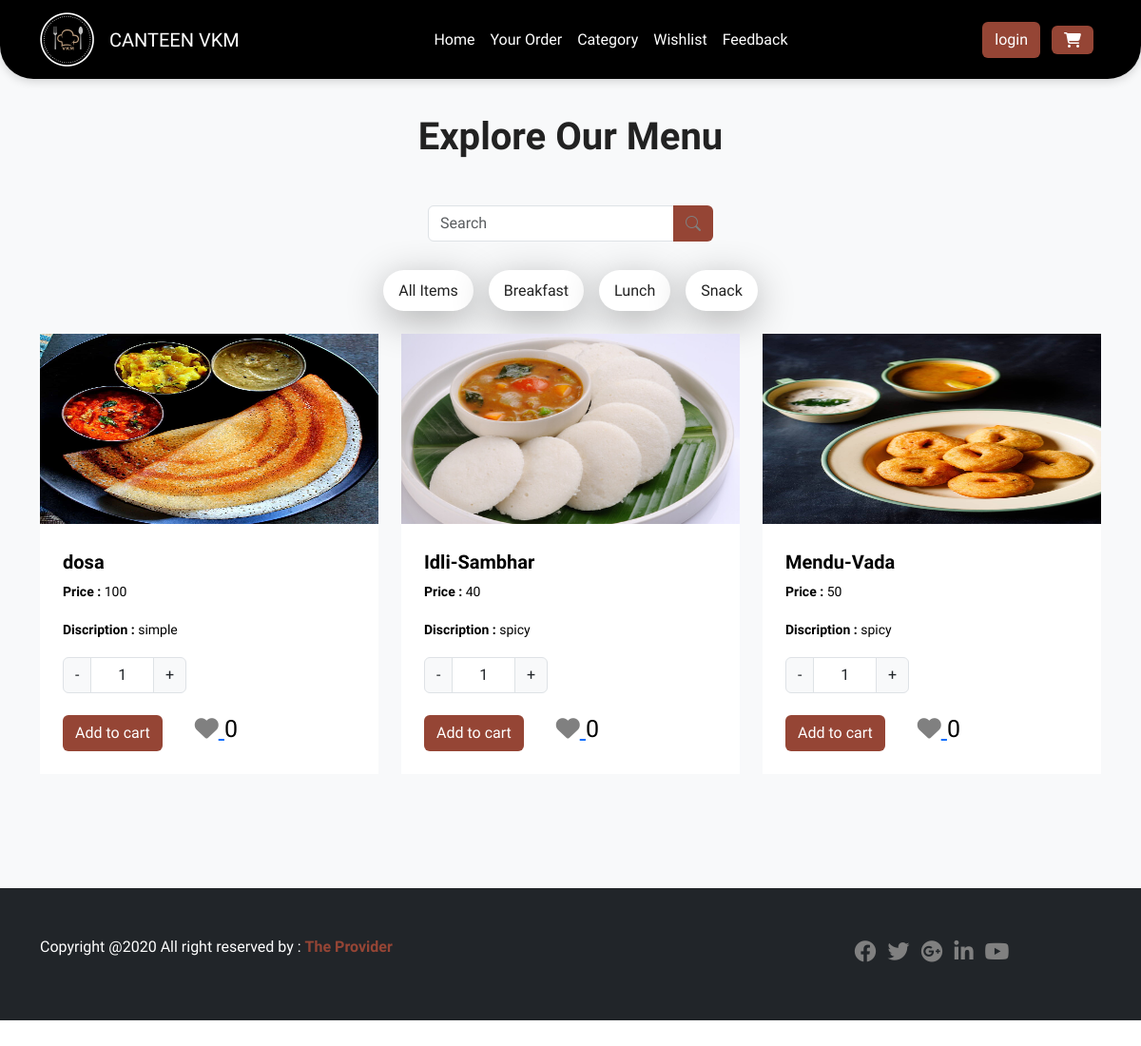
Page /menulist.php?id=7 on the committed database.
### tables this page shows
CREATE TABLE `menutb` (
  `MenuId` int(11) NOT NULL,
  `FoodName` varchar(20) NOT NULL,
  `Price` int(11) NOT NULL,
  `Discription` varchar(40) NOT NULL,
  `Image` varchar(40) NOT NULL,
  `CategoryId` int(11) NOT NULL,
  `type` varchar(20) NOT NULL
);

### menulist.php (the view, shortened to what this page needs)
<?php
include "header.php";
$id = $_GET['id'];
$cid = $_SESSION['cid'];  ?>
<!DOCTYPE html>
<html lang="en">
<head>
    <link rel="stylesheet" href="assets/css/bootstrap.min.css">
    <link rel="stylesheet" href="style.css">
    <link rel="stylesheet" href="https://cdnjs.cloudflare.com/ajax/libs/font-awesome/6.4.0/css/all.min.css">
    <link rel="stylesheet" href="https://cdn.jsdelivr.net/npm/bootstrap-icons@1.10.4/font/bootstrap-icons.css">
    <link rel="stylesheet" href="https://cdnjs.cloudflare.com/ajax/libs/font-awesome/6.4.0/css/fontawesome.min.css">
</head>
<body>
    <section id="menu" class="bg-light">
        <div class="container">
            <div class="row">
                <div class="col-12 intro-text">
                    <h1>Explore Our Menu</h1>
                </div>
            </div>
        </div>
        <div>
            <form class="d-flex mx-auto" method="post" id="lets_search" action="menusearch.php" style="width:300px; height:20px; margin-right:80px">
                <div class="input-group mb-5">
                    <input type="text" name="search" id="str" class="form-control" placeholder="Search" aria-label="Recipient's username" aria-describedby="button-addon2">
                    <button class="btn" name="searchbtn" type="submit" id="button-addon2" value="<?php echo $id ?>"><i class="bi bi-search"></i></button>
                </div>
            </form>
        </div>
        <div class="container mt-5">
            <ul class="nav nav-pills mb-4 justify-content-center" id="pills-tab" role="tablist">
                <li class="nav-item" role="presentation">
                    <button class="nav-link" id="pills-all-tab" data-bs-toggle="pill" data-bs-target="#pills-all" type="button" role="tab" aria-controls="pills-all" aria-selected="true">All Items</button>
                </li>
                <li class="nav-item" role="presentation">
                    <button class="nav-link" id="pills-breakfast-tab" data-bs-toggle="pill" data-bs-target="#pills-breakfast" type="button" role="tab" aria-controls="pills-breakfast" aria-selected="true">Breakfast</button>
                </li>
                <li class="nav-item" role="presentation">
                    <button class="nav-link" id="pills-lunch-tab" data-bs-toggle="pill" data-bs-target="#pills-lunch" type="button" role="tab" aria-controls="pills-lunch" aria-selected="true">Lunch</button>
                </li>
                <li class="nav-item" role="presentation">
                    <button class="nav-link" id="pills-snack-tab" data-bs-toggle="pill" data-bs-target="#pills-snack" type="button" role="tab" aria-controls="pills-snack" aria-selected="true">Snack</button>
                </li>
            </ul>
            <div class="tab-content" id="pills-tabContent">
                <div class="tab-pane fade show active" id="pills-all" role="tabpanel" aria-labelledby="pills-all-tab" tabindex="0">
                    <div class="row gy-4">
                        <?php
                        include 'conn.php';
                        $data = "select * from menutb where CategoryId='$id'";
                        $res = mysqli_query($con, $data);
                        while ($row = mysqli_fetch_assoc($res)) {
                        ?>
                            <div class="col-lg-4 col-sm-6">
                                <div class="menu-item bg-white shadow-on-hover product_data">
                                    <?php $mid =$row['MenuId'];?>
                                    <img src="admin/<?php echo $row['Image']; ?>" alt="" height="200px" width="100%">
                                    <div class="menu-item-content p-4">
                                        <h5 class="mt-1 mb-2"><a href="#" style="text-decoration: none;color:black"><b> <?php echo $row['FoodName'] ?></b></a></h5>
                                        <p class="small"><b>Price : </b><?php echo $row['Price'] ?></p>
                                        <p class="small"><b>Discription :</b> <?php echo $row['Discription'] ?>
                                        <div class="addcart">
                                            <div class="qty col-md-4 my-3">
                                                <div class="input-group mb-3" style="width:130px;">
                                                    <button class="input-group-text decrement-btn">-</button>
                                                    <input type="text" class="form-control text-center input-qty bg-white" value="1" disabled>
                                                    <button class="input-group-text increment-btn">+</button>
                                                </div>
                                            </div>
                                            <button type="button" class="btn addtocart" value="<?php echo $row['MenuId'] ?>">Add to cart</button>
                                             <?php
                                             $sql ="select * from wishlist where CustomerId= '$cid' and MenuId='$mid'";
                                             $sql_run =mysqli_query($con,$sql);
                                             if(mysqli_num_rows($sql_run) == 1)
                                             {
                                                $flag = 1;
                                                if($flag == 1)
                                                {
                                                echo  '<button class="btn1 mx-4" style="border:none; text-decoration:none;background-color:white" value="'. $row['MenuId'] .'">
                                                     <a href="wishlist.php?mid='.$row['MenuId'].'" class="like heart" style="font-size:25px">
                                                         <i class="fa fa-heart"></i>
                                                     </a>
                                                 ';
                                                  $sql_count = "SELECT COUNT(*) as count FROM `wishlist` where MenuId='$mid'";
                                                  $sql_count_run =mysqli_query($con,$sql_count);
                                                  if(mysqli_num_rows($sql_count_run) >0){
                                                    $rowsql = mysqli_fetch_assoc($sql_count_run);
                                                  $countrow =$rowsql['count'];
                                                  echo '<a style="font-size:25px;text-decoration:none;">'.$countrow.'</a> </button>';
                                                  }
                                                }
                                             }else{
                                                echo  '<button class="btn1 mx-4" style="border:none; text-decoration:none;background-color:white" value="'. $row['MenuId'] .'">
                                                <a href="wishlist.php?mid='.$row['MenuId'].'" class="like" style="font-size:25px">
                                                    <i class="fa fa-heart"></i>
                                                </a>
                                            ';
                                            $sql_count1 = "SELECT COUNT(*) as count FROM `wishlist` where MenuId='$mid'";
                                                  $sql_count_run1 =mysqli_query($con,$sql_count1);
                                                  if(mysqli_num_rows($sql_count_run1) >0){
                                                    $rowsql1 = mysqli_fetch_assoc($sql_count_run1);
                                                  $countrow =$rowsql1['count'];
                                                  echo '<a style="font-size:25px;text-decoration:none;">'.$countrow.'</a> </button>';
                                                  }
                                             }
                                             ?>
                                        </div>
                                    </div>
                                </div>
                            </div>
                       <?php }?>
                    </div>
                </div>
            </div>
        </div>
    </section>
    <?php include "footer.php" ?>
</body>
</html>

### style.css (style rules this page uses)
body { font-family: "Spline Sans", sans-serif; height: 3000px; overflow-x: hidden; line-height: 1.7; color: black; }
h1,h2,h3,h4,h5,h6 { font-weight: 600; color: #222; }
.nav-link { color: white; text-decoration: none; transition: all 0.4s; }
i { color: gray; }
section { padding-top: 120px; padding-bottom: 120px; }
.shadow-on-hover { transition: all 0.3s; }
.intro-text { margin-bottom: 40px; text-align: center; }
#menu .nav-pills .nav-link { background-color: #fff; margin-left: 8px; margin-right: 8px; color: #222; border-radius: 100px; box-shadow: 0 10px 40px rgba(0, 0, 0, 0.3); }
.btn { background-color: #954535 !important; color: #ffffff; }
.container i { color: gray; }

### rows in the picture
menutb: Image (picture), FoodName "dosa", Price "100", Discription "simple", $row['MenuId'] 12 (drawn), countrow "0"
menutb: Image (picture), FoodName "Idli-Sambhar", Price "40", Discription "spicy", $row['MenuId'] 25 (drawn), countrow "0"
menutb: Image (picture), FoodName "Mendu-Vada", Price "50", Discription "spicy", $row['MenuId'] 26 (drawn), countrow "0"
